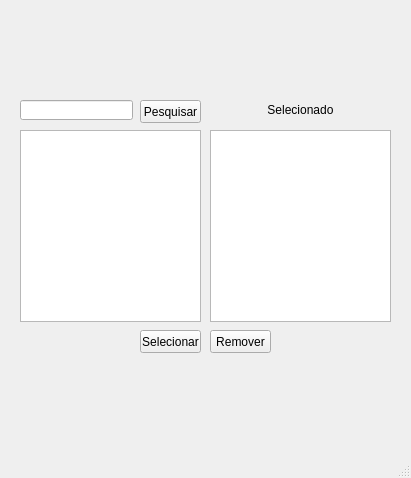
<?xml version="1.0" encoding="UTF-8"?>
<ui version="4.0">
 <class>SingleComponentSelectWindow</class>
 <widget class="QMainWindow" name="SingleComponentSelectWindow">
  <property name="geometry">
   <rect>
    <x>0</x>
    <y>0</y>
    <width>411</width>
    <height>478</height>
   </rect>
  </property>
  <property name="windowTitle">
   <string>MainWindow</string>
  </property>
  <widget class="QWidget" name="centralwidget">
   <widget class="QPushButton" name="select_button">
    <property name="geometry">
     <rect>
      <x>140</x>
      <y>330</y>
      <width>61</width>
      <height>23</height>
     </rect>
    </property>
    <property name="text">
     <string>Selecionar</string>
    </property>
   </widget>
   <widget class="QLineEdit" name="search_input">
    <property name="geometry">
     <rect>
      <x>20</x>
      <y>100</y>
      <width>113</width>
      <height>20</height>
     </rect>
    </property>
   </widget>
   <widget class="QListView" name="list_available">
    <property name="geometry">
     <rect>
      <x>20</x>
      <y>130</y>
      <width>181</width>
      <height>192</height>
     </rect>
    </property>
   </widget>
   <widget class="QLabel" name="label">
    <property name="geometry">
     <rect>
      <x>220</x>
      <y>100</y>
      <width>161</width>
      <height>20</height>
     </rect>
    </property>
    <property name="text">
     <string>Selecionado</string>
    </property>
    <property name="alignment">
     <set>Qt::AlignCenter</set>
    </property>
   </widget>
   <widget class="QPushButton" name="remove_button">
    <property name="geometry">
     <rect>
      <x>210</x>
      <y>330</y>
      <width>61</width>
      <height>23</height>
     </rect>
    </property>
    <property name="text">
     <string>Remover</string>
    </property>
   </widget>
   <widget class="QPushButton" name="search_button">
    <property name="geometry">
     <rect>
      <x>140</x>
      <y>100</y>
      <width>61</width>
      <height>23</height>
     </rect>
    </property>
    <property name="text">
     <string>Pesquisar</string>
    </property>
   </widget>
   <widget class="QListView" name="list_selected">
    <property name="geometry">
     <rect>
      <x>210</x>
      <y>130</y>
      <width>181</width>
      <height>192</height>
     </rect>
    </property>
   </widget>
  </widget>
  <widget class="QStatusBar" name="statusbar"/>
 </widget>
 <resources/>
 <connections/>
</ui>
